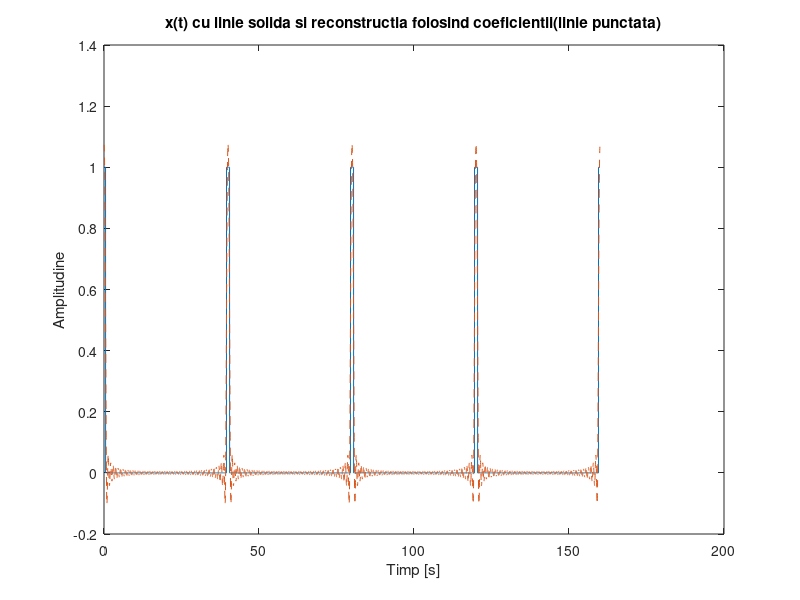
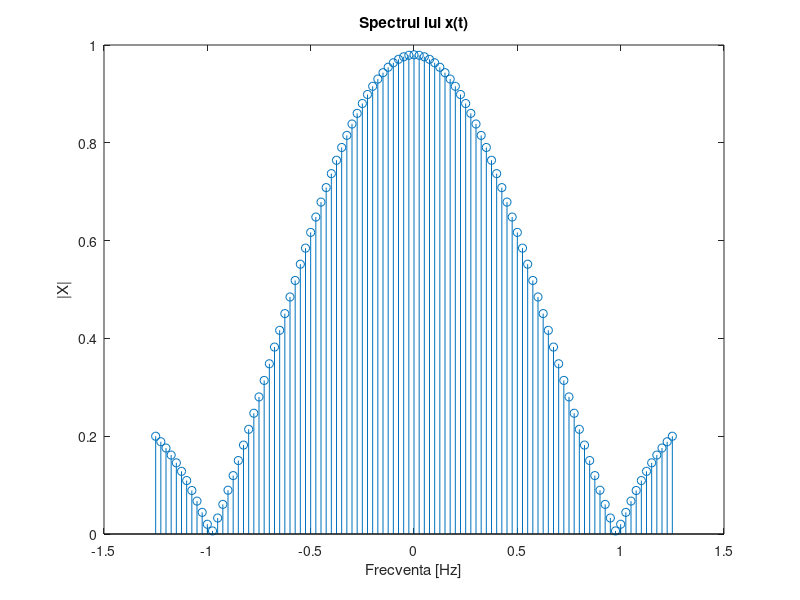

These charts were generated, in order, by the following MATLAB code:
N = 50; % numarul de coeficienti
D = 1; % durata
P = 40; % perioada
F=1/P; % frecventa 
w0=2*pi/P; % pulsatia
t=0:0.02:P-0.02; % timpul pe care calculam integrala (o perioada); 
                 % rezolutia temporala trebuie sa fie de 2 ori mai mica decat perioada semnalului (teorema esantionarii);
% semnalul dreptungiular original
x = zeros(1,size(t,2)); % initializarea lui x cu zerouri
x(t<=D/2) =1; % de la 0 la D/2 x are valoarea 1
x(t>P-D/2) =1; % de la D/2 la P x are valoarea 1
t_4perioade = 0:0.02:4*P-0.02; % vectorul timp pentru reprezentarea pe 4 perioade
x_4perioade = repmat(x,1,4); % vectorul x pentru reprezentarea pe 4 perioade
   
% integrala numerica prin functia trapz
for k = -N:N
    x_temp = x;
    x_temp = x_temp.*exp(-j*k*w0*t); % vectorul inmultit cu termenul corespunzator
    X(k+51) = trapz(t,x_temp); % trapz calculeaza integrala prin metoda trapezului 
    %(imparte suprafata in forme trapezoidale pentru a calcula mai usor aria)
end

x_refacut(1:length(t)) = 0; % initializarea semnalului reconstruit cu N puncte

%reconstructia lui x(t) folosind N coeficienti
for index = 1:length(t);
for k = -N:N
x_refacut(index) = x_refacut(index) + (1/P)*X(k+N+1)*exp(j*k*w0*t(index));
end
end

figure(1);
plot(t_4perioade,x_4perioade); % afisarea lui x(t)
title('x(t) cu linie solida si reconstructia folosind coeficientii(linie punctata)');
hold on
x_refacut_4perioade = repmat(x_refacut,1,4); % generarea lui x reconstruit pentru 4 perioade
plot(t_4perioade,x_refacut_4perioade,'--'); % afisarea lui x reconstruit pentru 4 perioade
xlabel('Timp [s]');
ylabel('Amplitudine');

f = -N*F:F:N*F; % generarea vectorului de frecvente
figure(2);
stem(f,abs(X)); % afisarea lui X
title('Spectrul lui x(t)');
xlabel('Frecventa [Hz]');
ylabel('|X|');


%Pe baza cunostintelor dobandite la SS, observam ca semnalul reconstruit 
%se apropie de semnalul original,este o aproximat printr-o suma infinita de
%sinusuri si cosinusuri cu diferite frecvente si coeficienti depinzand de
%paritate si acestea se apropie de semnalul original cu o marja de eroare
%datorata aproximarii, de asemeni este folosesit un numar finit de termeni N=50.
%Aceste variatii au caracter sinusoidal, adica aproximarile.